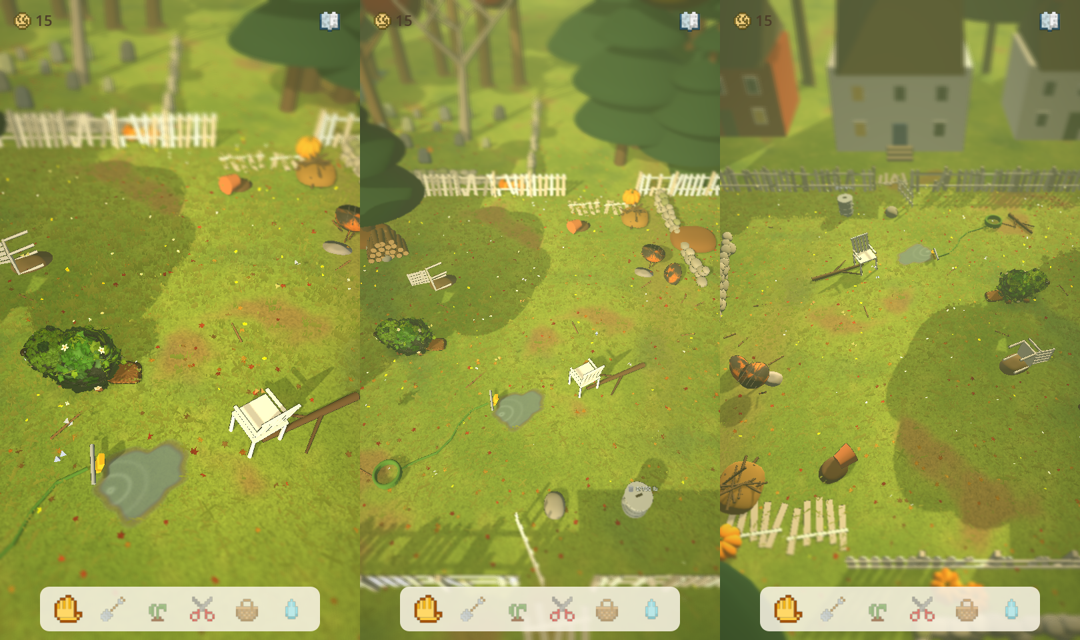
#> input picture docs/acceptance/backyard.png, 1080 x 640 px, given in place of view_front.png, which was not available
$ python contact_sheet.py
#> lines starting #> are read from the running program, lines starting #| are printed output that depends on the picture
#!/usr/bin/env python3
"""Lay the acceptance captures out on one sheet (and a true phone-size thumbnail of the distant view)."""
import os
from PIL import Image, ImageDraw
D = '/tmp/hedgepets-views'
names = ['view_front', 'view_side', 'view_three_quarter', 'view_distant', 'foliage_low', 'foliage_medium', 'foliage_full', 'foliage_flowering']
ims = []
for n in names:
    im = Image.open(f'{D}/{n}.png').convert('RGB')
#> im is the input picture: PIL image 1080x640 RGB; mean R, G, B 145.6, 152.4, 69
    w, h = im.size
#> w = 1080; h = 640
    im = im.crop((0, int(h * 0.22), w, int(h * 0.76)))
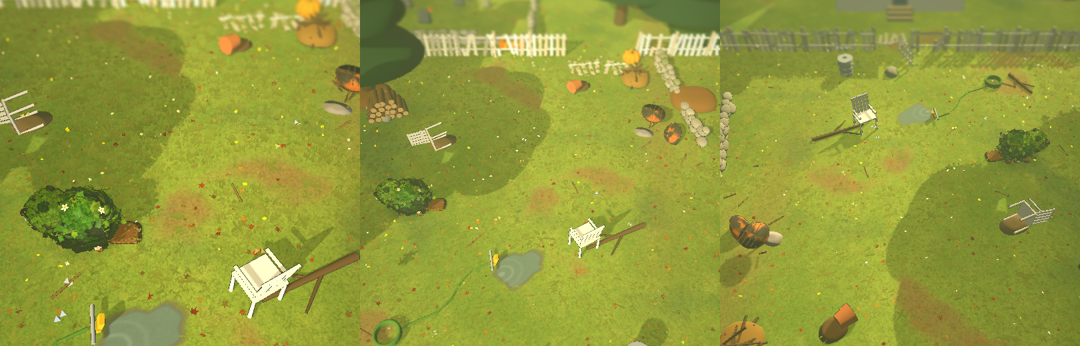
#> im: PIL image 1080x346 RGB; mean R, G, B 147.5, 154.6, 60.7
    ims.append((n, im))
#> pass 2 of the loop `for n in names:`:
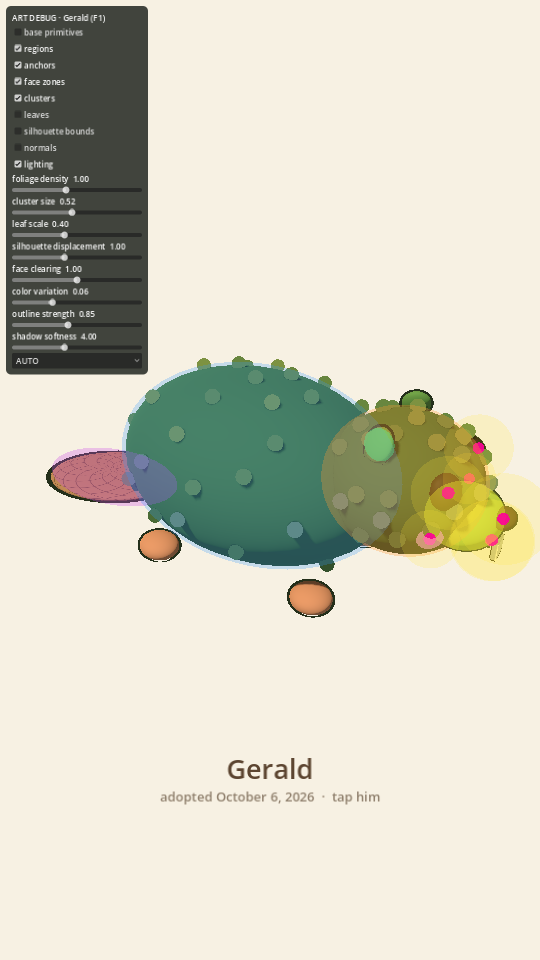
#> input picture docs/acceptance/debug.png, 540 x 960 px, given in place of view_side.png, which was not available
#> `im = im.crop((0, int(h * 0.22), w, int(h * 0.76)))`:
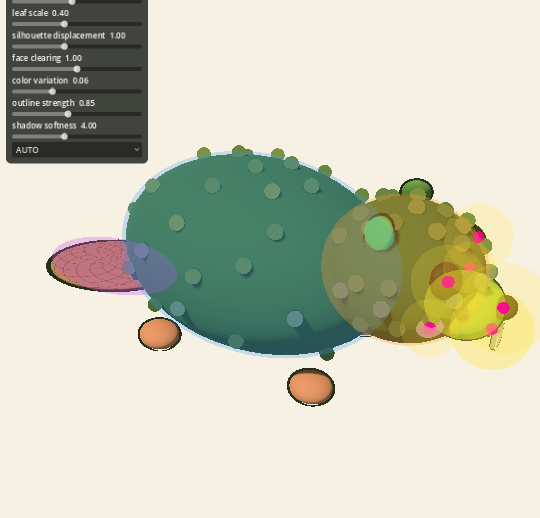
#> im: PIL image 540x518 RGB; mean R, G, B 199.5, 200.6, 180.7
#> (the run stopped early here; a loop or call above may not have finished)
